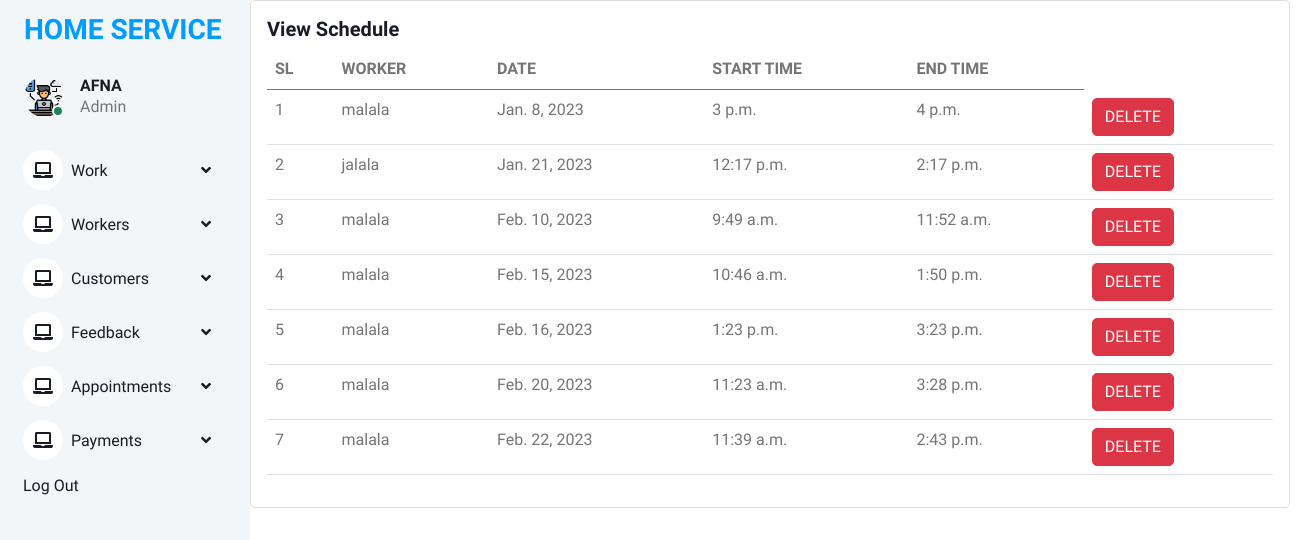
The app's page /view_schedule (signed in) with its own data.
### online_home_service_app/models.py (models this page shows)
class Schedule(models.Model):
    worker = models.ForeignKey(Register1, on_delete=models.CASCADE)
    date = models.DateField()
    start_time = models.TimeField()
    end_time = models.TimeField()

class Register1(models.Model):
    user = models.ForeignKey(Login,on_delete=models.CASCADE)
    name = models.CharField(max_length=100)
    profile_pic = models.FileField(upload_to='profilepic/')
    address = models.CharField(max_length=100)
    mobile = models.CharField(max_length=10)
    email = models.EmailField()
    work_type = models.ForeignKey(work,on_delete=models.CASCADE)
    def __str__(self):
        return self.name

### online_home_service_app/views.py (the view)
# urls.py: path("view_schedule",views.view_schedule,name="view_schedule"),
@login_required(login_url = 'logout')
def view_schedule(request):
    n = Schedule.objects.all()
    return render(request, "admin/view_schedule.html",{"view_schedule":n})

### templates/admin/view_schedule.html (shortened to what this page needs)
{% extends "admin/admin base.html" %}
{% block content %}
<div class="card" style="width: 65rem;">
  <div class="card-body">
    <h5 class="card-title">View Schedule</h5>
<table class="table">
  <thead>
    <tr>
      <th scope="col">SL</th>
      <th scope="col">WORKER</th>
      <th scope="col">DATE</th>
      <th scope="col">START TIME</th>
      <th scope="col">END TIME</th>
    </tr>
  </thead>
  <tbody>
      {% for n in view_schedule %}
    <tr>
      <td>{{forloop.counter}}</td>
      <td>{{n.worker}}</td>
      <td>{{n.date}}</td>
      <td>{{n.start_time}}</td>
      <td>{{n.end_time}}</td>
      <td><a href="{% url 'delete_schedule' n.id %}" class="btn btn-danger">DELETE</a> </td>
    {% empty %}
    </tr>
      <tr>
        <td colspan="7"><h3>No Results Found</h3></td>
      </tr>
{% endfor %}
  </tbody>
  </table>
{% endblock %}

### static/static1/assets2/css/style.css (style rules this page uses)
:root { --primary: #009CFF; --light: #F3F6F9; --dark: #191C24; }
.btn { transition: .5s; }

### records on screen
Schedule: worker "malala", date "Jan. 8, 2023", start_time "3 p.m.", end_time "4 p.m."
Schedule: worker "jalala", date "Jan. 21, 2023", start_time "12:17 p.m.", end_time "2:17 p.m."
Schedule: worker "malala", date "Feb. 10, 2023", start_time "9:49 a.m.", end_time "11:52 a.m."
Schedule: worker "malala", date "Feb. 15, 2023", start_time "10:46 a.m.", end_time "1:50 p.m."
Schedule: worker "malala", date "Feb. 16, 2023", start_time "1:23 p.m.", end_time "3:23 p.m."
Schedule: worker "malala", date "Feb. 20, 2023", start_time "11:23 a.m.", end_time "3:28 p.m."
Schedule: worker "malala", date "Feb. 22, 2023", start_time "11:39 a.m.", end_time "2:43 p.m."
